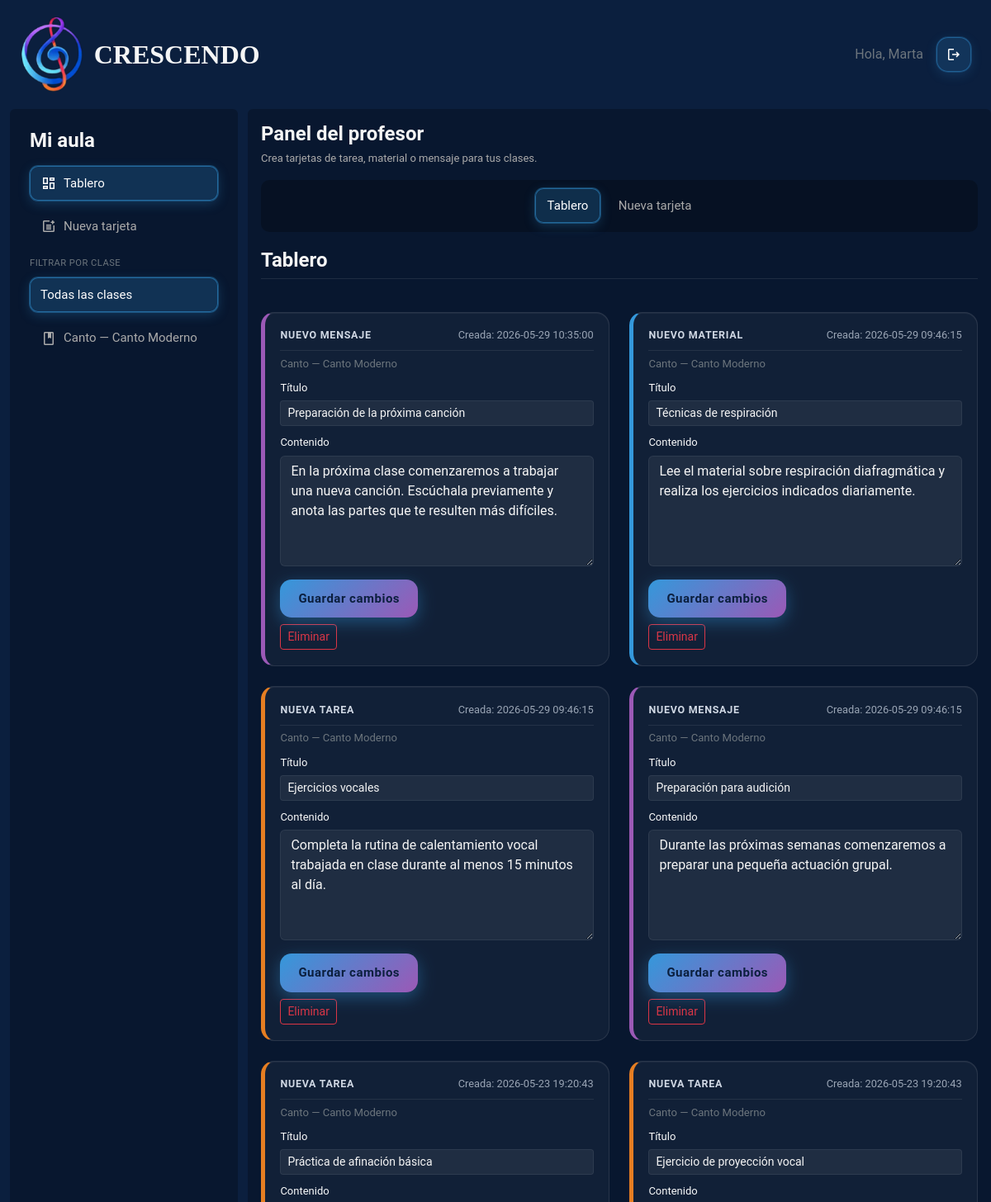
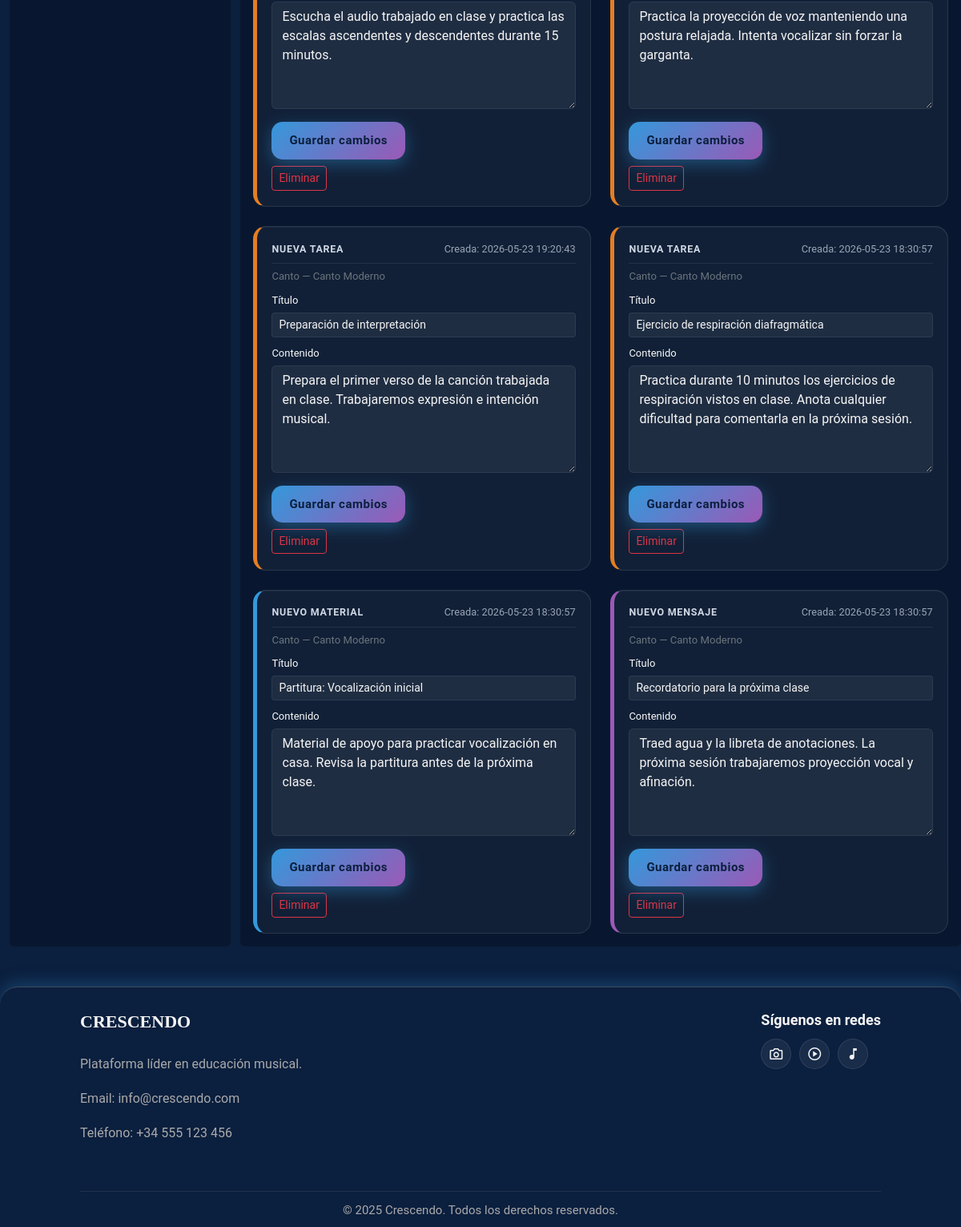
Page /paginas/panel_profesor.php (signed in) on the committed database (2 pictures, top to bottom).
### tables this page shows
CREATE TABLE `clases` (
  `id_clase` int(11) NOT NULL,
  `id_asignatura` int(11) NOT NULL,
  `id_profesor` int(11) NOT NULL,
  `nombre` varchar(100) NOT NULL,
  `horario` varchar(100) DEFAULT NULL,
  `aula` varchar(50) DEFAULT NULL,
  `activo` tinyint(1) DEFAULT 1
);

CREATE TABLE `asignaturas` (
  `id_asignatura` int(11) NOT NULL,
  `nombre` varchar(100) NOT NULL,
  `descripcion` text DEFAULT NULL,
  `activo` tinyint(1) DEFAULT 1
);

CREATE TABLE `publicaciones` (
  `id_publicacion` int(11) NOT NULL,
  `id_profesor` int(11) NOT NULL,
  `id_clase` int(11) NOT NULL,
  `tipo` enum('tarea','material','mensaje') NOT NULL,
  `titulo` varchar(150) NOT NULL,
  `contenido` text NOT NULL,
  `fecha_creacion` datetime DEFAULT current_timestamp(),
  `fecha_edicion` datetime DEFAULT NULL,
  `activo` tinyint(1) DEFAULT 1
);

### includes/utilidades.php (called while the page is built, shortened)
<?php
if (!function_exists("textoSeguro")) {
    function textoSeguro($texto)
    {
        return htmlspecialchars((string) $texto, ENT_QUOTES, "UTF-8");
    }
}

### modelos/profesor_modelo.php (called while the page is built, shortened)
<?php
function listarClasesProfesor($conexion, $idProfesor)
{
    $sql = "SELECT c.id_clase, c.nombre,
                   a.nombre AS asignatura
            FROM clases c
            INNER JOIN asignaturas a
            ON c.id_asignatura = a.id_asignatura
            WHERE c.id_profesor = :id_profesor
            AND c.activo = 1
            ORDER BY a.nombre, c.nombre";
    $stmt = $conexion->prepare($sql);
    $stmt->execute([
        ":id_profesor" => $idProfesor
    ]);
    return $stmt->fetchAll(PDO::FETCH_ASSOC);
}
function listarPublicacionesProfesor($conexion, $idProfesor, $idClaseFiltro = 0)
{
    $sql = "SELECT p.id_publicacion, p.id_clase, p.tipo, p.titulo, p.contenido,
                   p.fecha_creacion, p.fecha_edicion, p.activo,
                   c.nombre AS nombre_clase,
                   a.nombre AS asignatura
            FROM publicaciones p
            INNER JOIN clases c ON p.id_clase = c.id_clase
            INNER JOIN asignaturas a ON c.id_asignatura = a.id_asignatura
            WHERE p.id_profesor = :id_profesor
            AND p.activo = 1";
    $params = [
        ":id_profesor" => $idProfesor
    ];
    $sql .= " ORDER BY p.fecha_creacion DESC";
    $stmt = $conexion->prepare($sql);
    $stmt->execute($params);
    return $stmt->fetchAll(PDO::FETCH_ASSOC);
}

### paginas/panel_profesor.php (the view, shortened to what this page needs)
<?php
require_once "../includes/utilidades.php";
require_once "../includes/conexion.php";
require_once "../modelos/profesor_modelo.php";
$idProfesor = (int) $_SESSION["id_usuario"];
$vista = $_GET["vista"] ?? "tablero";
$idClaseFiltro = isset($_GET["id_clase"]) ? (int) $_GET["id_clase"] : 0;
$clases = listarClasesProfesor($conexion, $idProfesor);
$publicaciones = listarPublicacionesProfesor($conexion, $idProfesor, $idClaseFiltro);
$labelsTipo = [
  "tarea" => "Nueva tarea",
  "material" => "Nuevo material",
  "mensaje" => "Nuevo mensaje",
];
?>
<!doctype html>
<html lang="es">
<head>
  <link href="https://cdn.jsdelivr.net/npm/bootstrap@5.3.3/dist/css/bootstrap.min.css" rel="stylesheet">
  <link rel="stylesheet" href="../estilos/estilos.css">
</head>
<body class="d-flex flex-column min-vh-100 text-light">
  <?php require_once "../includes/header.php"; ?>
  <div class="container-fluid flex-grow-1 panel-admin panel-profesor crescendo-panel">
    <div class="row g-4">
      <aside class="col-12 col-lg-3">
        <div class="rounded p-4 bg-black bg-opacity-25 h-100">
          <h2 class="panel-admin-aside-heading">Mi aula</h2>
          <ul class="panel-admin-entities list-unstyled d-flex flex-column mb-0 p-0">
            <li>
              <a class="panel-admin-entity-link d-flex align-items-center gap-2 <?php echo $vista === "tablero" ? "is-active" : ""; ?>"
                 href="?vista=tablero<?php echo $idClaseFiltro > 0 ? "&id_clase=" . (int) $idClaseFiltro : ""; ?>">
                <span class="material-symbols-outlined" aria-hidden="true">dashboard</span>
                Tablero
              </a>
            </li>
            <li>
              <a class="panel-admin-entity-link d-flex align-items-center gap-2 <?php echo $vista === "nueva" ? "is-active" : ""; ?>"
                 href="?vista=nueva<?php echo $idClaseFiltro > 0 ? "&id_clase=" . (int) $idClaseFiltro : ""; ?>">
                <span class="material-symbols-outlined" aria-hidden="true">post_add</span>
                Nueva tarjeta
              </a>
            </li>
          </ul>
          <p class="prof-filtro-titulo text-secondary small mt-3 mb-2">
            Filtrar por clase
          </p>
          <ul class="panel-admin-entities list-unstyled d-flex flex-column mb-0 p-0">
            <li>
              <a class="panel-admin-entity-link d-flex align-items-center gap-2 <?php echo $idClaseFiltro === 0 ? "is-active" : ""; ?>"
                 href="?vista=<?php echo textoSeguro($vista); ?>">
                Todas las clases
              </a>
            </li>
            <?php foreach ($clases as $c) { ?>
              <li>
                <a class="panel-admin-entity-link d-flex align-items-center gap-2 <?php echo $idClaseFiltro === (int) $c["id_clase"] ? "is-active" : ""; ?>"
                   href="?vista=<?php echo textoSeguro($vista); ?>&id_clase=<?php echo (int) $c["id_clase"]; ?>">
                  <span class="material-symbols-outlined" aria-hidden="true">class</span>
                  <?php echo textoSeguro($c["asignatura"] . " — " . $c["nombre"]); ?>
                </a>
              </li>
            <?php } ?>
          </ul>
        </div>
      </aside>
      <main class="col-12 col-lg-9 bg-black bg-opacity-25 rounded p-3">
        <h1 class="panel-admin-title">Panel del profesor</h1>
        <p class="panel-admin-tagline">
          Crea tarjetas de tarea, material o mensaje para tus clases.
        </p>
        <nav class="panel-admin-actions" aria-label="Vistas">
          <ul class="panel-admin-actions-list list-unstyled d-flex flex-wrap justify-content-center mb-0 p-0">
            <li>
              <a class="panel-admin-action-link d-inline-block <?php echo $vista === "tablero" ? "is-active" : ""; ?>"
                 href="?vista=tablero<?php echo $idClaseFiltro > 0 ? "&id_clase=" . (int) $idClaseFiltro : ""; ?>">
                Tablero
              </a>
            </li>
            <li>
              <a class="panel-admin-action-link d-inline-block <?php echo $vista === "nueva" ? "is-active" : ""; ?>"
                 href="?vista=nueva<?php echo $idClaseFiltro > 0 ? "&id_clase=" . (int) $idClaseFiltro : ""; ?>">
                Nueva tarjeta
              </a>
            </li>
          </ul>
        </nav>
        <?php if ($vista === "nueva") { ?>
          <h2 class="panel-admin-section-title">Nueva tarjeta</h2>
          <?php if (empty($clases)) { ?>
            <p class="text-secondary">
              No tienes clases asignadas. Cuando el administrador te asigne una clase, podrás publicar aquí.
            </p>
          <?php } else { ?>
            <form method="POST" class="prof-lienzo prof-lienzo--borrador prof-lienzo--tarea row g-3" id="profFormNueva">
              <input type="hidden" name="accion" value="crear" />
              <div class="col-12 col-md-4">
                <label class="form-label">Tipo de tarjeta</label>
                <select class="form-select" name="tipo" id="profTipoNueva" required>
                  <option value="tarea">Nueva tarea</option>
                  <option value="material">Nuevo material</option>
                  <option value="mensaje">Nuevo mensaje</option>
                </select>
              </div>
              <div class="col-12 col-md-8">
                <label class="form-label">Clase</label>
                <select class="form-select" name="id_clase" required>
                  <option value="">Selecciona una clase…</option>
                  <?php foreach ($clases as $c) { ?>
                    <option value="<?php echo (int) $c["id_clase"]; ?>"
                      <?php echo $idClaseFiltro === (int) $c["id_clase"] ? "selected" : ""; ?>>
                      <?php echo textoSeguro($c["asignatura"] . " — " . $c["nombre"]); ?>
                    </option>
                  <?php } ?>
                </select>
              </div>
              <div class="col-12">
                <label class="form-label">Título</label>
                <input
                  class="form-control"
                  type="text"
                  name="titulo"
                  id="profTituloNueva"
                  maxlength="150"
                  required
                  placeholder="Ej: Tarea para el lunes"
                />
              </div>
              <div class="col-12">
                <label class="form-label">Contenido</label>
                <textarea
                  class="form-control prof-lienzo-textarea"
                  name="contenido"
                  rows="6"
                  required
                  placeholder="Escribe aquí la tarea, el aviso o el mensaje…"
                ></textarea>
              </div>
              <div class="col-12">
                <button type="submit" class="boton-acceso">
                  Publicar tarjeta
                </button>
              </div>
            </form>
          <?php } ?>
        <?php } else { ?>
          <h2 class="panel-admin-section-title">Tablero</h2>
          <div class="row g-4 mt-2">
            <?php foreach ($publicaciones as $pub) { ?>
              <?php
                $tipo = $pub["tipo"];
                $fechaMostrar = !empty($pub["fecha_edicion"])
                  ? $pub["fecha_edicion"]
                  : $pub["fecha_creacion"];
                $etiquetaFecha = !empty($pub["fecha_edicion"])
                  ? "Editada"
                  : "Creada";
              ?>
              <div class="col-12 col-xl-6">
                <article class="prof-lienzo prof-lienzo--<?php echo textoSeguro($tipo); ?>">
                  <header class="prof-lienzo-cinta d-flex flex-wrap align-items-baseline justify-content-between gy-2 gx-3">
                    <span class="prof-lienzo-etiqueta">
                      <?php echo textoSeguro($labelsTipo[$tipo] ?? $tipo); ?>
                    </span>
                    <span class="prof-lienzo-fecha">
                      <?php echo textoSeguro($etiquetaFecha); ?>:
                      <?php echo textoSeguro($fechaMostrar); ?>
                    </span>
                  </header>
                  <p class="prof-lienzo-clase small text-secondary mb-2">
                    <?php echo textoSeguro($pub["asignatura"] . " — " . $pub["nombre_clase"]); ?>
                  </p>
                  <form method="POST" class="prof-lienzo-form">
                    <div class="mb-2">
                      <label class="form-label small">Título</label>
                      <input
                        class="form-control form-control-sm"
                        type="text"
                        name="titulo"
                        maxlength="150"
                        value="<?php echo textoSeguro($pub["titulo"]); ?>"
                        required
                      />
                    </div>
                    <div class="mb-3">
                      <label class="form-label small">Contenido</label>
                      <textarea
                        class="form-control prof-lienzo-textarea"
                        name="contenido"
                        rows="5"
                        required
                      ><?php echo textoSeguro($pub["contenido"]); ?></textarea>
                    </div>
                    <div class="d-flex flex-wrap gap-2 align-items-center">
                      <button type="submit" class="boton-acceso">
                        Guardar cambios
                      </button>
                    </div>
                  </form>
                  <form
                    method="POST"
                    class="mt-2"
                    data-confirmar-accion="eliminar"
                    data-confirmar-elemento="<?php echo textoSeguro($pub["titulo"]); ?>"
                  >
                    <button type="submit" class="btn btn-outline-danger btn-sm">
                      Eliminar
                    </button>
                  </form>
                </article>
              </div>
            <?php } ?>
          </div>
        <?php } ?>
      </main>
    </div>
  </div>
  <?php require_once "../includes/footer.php"; ?>
</body>
</html>

### estilos/estilos.css (style rules this page uses)
:root { --bg-dark: #0b1f3e; --bg-light: #2c3e50; --bg-sidebar: var(--bg-dark); --text-light: #f5f5f5; --text-secondary: #aaaaaa; --accent-blue: #3498db; --card-border-purple: #9b59b6; --card-border-blue: var(--accent-blue); --card-border-orange: #e67e22; --card-border-yellow:#f1c40f; --accent-blue-rgb: 52, 152, 219; --card-border-purple-rgb: 155, 89, 182; --card-border-orange-rgb: 230, 126, 34; --card-border-yellow-rgb: 241, 196, 15; --text-secondary-rgb: 170, 170, 170; }
body { font-family: 'Roboto', sans-serif; background-color: var(--bg-dark); }
.navbar.aside-link .nav-link, .panel-admin-entity-link, .panel-admin-action-link { border-radius: 10px; border: 1px solid transparent; text-decoration: none; font-size: 15px; color: #aaaaaa; font-weight: 400; transition: color 0.2s ease, background-color 0.2s ease, box-shadow 0.2s ease, border-color 0.2s ease; }
.navbar.aside-link .nav-link.is-active, .panel-admin-entity-link.is-active, .panel-admin-action-link.is-active { color: #fff; background-color: rgba(52, 152, 219, 0.22); border-color: rgba(52, 152, 219, 0.55); box-shadow: 0 0 0 1px rgba(52, 152, 219, 0.35), 0 4px 14px rgba(52, 152, 219, 0.25); }
.boton-acceso { background: linear-gradient(135deg, var(--accent-blue), var(--card-border-purple)); color: var(--bg-dark); border: none; box-shadow: 0 6px 20px rgba(52, 152, 219, 0.4); font-weight: 600; padding: 12px 22px; border-radius: 14px; transform: translateY(0); filter: brightness(1); transition: transform 0.2s ease, box-shadow 0.25s ease, filter 0.2s ease; display: inline-flex; align-items: center; justify-content: center; letter-spacing: 0.5px; text-decoration: none; white-space: nowrap; }
.panel-admin { font-size: 15px; }
.panel-admin-title, .panel-admin-aside-heading, .panel-admin-section-title { font-size: 1.5rem; font-weight: bold; color: #f5f5f5; }
.panel-admin-title { margin: 0 0 0.35rem; }
.panel-admin-aside-heading { margin: 0 0 1rem; }
.panel-admin-tagline { font-size: 13px; color: #aaaaaa; margin: 0 0 1rem; }
.panel-admin-section-title { margin: 0 0 1rem; padding-bottom: 0.45rem; border-bottom: 1px solid rgba(255, 255, 255, 0.09); }
.panel-admin .form-label { font-size: 13px; margin-bottom: 0.35rem; }
.panel-admin-entities { gap: 0.65rem; }
.panel-admin-entity-link { padding: 0.55rem 0.75rem; }
.panel-admin-entity-link .material-symbols-outlined { font-size: 20px; }
.panel-admin-actions { margin-bottom: 1.25rem; padding: 0.65rem 0.85rem; border-radius: 10px; background-color: rgba(0, 0, 0, 0.25); }
.panel-admin-actions-list { gap: 0.45rem; }
.panel-admin-action-link { padding: 0.55rem 0.85rem; }
.panel-profesor .prof-filtro-titulo { letter-spacing: 0.04em; text-transform: uppercase; font-size: 0.7rem; }
.prof-lienzo { background: rgba(255, 255, 255, 0.04); border-radius: 16px; padding: 1.1rem 1.15rem 1.2rem; border: 1px solid rgba(255, 255, 255, 0.1); border-left: 5px solid #888; box-shadow: inset 0 1px 0 rgba(255, 255, 255, 0.06); }
.prof-lienzo--tarea, .prof-lienzo--borrador.prof-lienzo--tarea, .card.prof-lienzo.prof-lienzo--tarea { border-left-color: var(--card-border-orange); }
.prof-lienzo--material, .prof-lienzo--borrador.prof-lienzo--material, .card.prof-lienzo.prof-lienzo--material { border-left-color: var(--accent-blue); }
.prof-lienzo--mensaje, .prof-lienzo--borrador.prof-lienzo--mensaje, .card.prof-lienzo.prof-lienzo--mensaje { border-left-color: var(--card-border-purple); }
.prof-lienzo-cinta { margin-bottom: 0.35rem; padding-bottom: 0.5rem; border-bottom: 1px solid rgba(255, 255, 255, 0.08); }
.prof-lienzo-etiqueta { font-size: 0.78rem; font-weight: 700; letter-spacing: 0.06em; text-transform: uppercase; color: #d0d8e4; }
.prof-lienzo-fecha { font-size: 0.8rem; color: #9aa5b5; }
.prof-lienzo-textarea { min-height: 120px; resize: vertical; }
.prof-lienzo-form .form-control { background-color: rgba(255, 255, 255, 0.06); border-color: rgba(255, 255, 255, 0.12); color: #f5f5f5; }
@media (min-width: 768px) { .crescendo-panel aside > .rounded { min-height: 0; } }
@media (min-width: 768px) { .crescendo-panel main.rounded { min-width: 0; } }

### rows in the picture
clases: textoSeguro($c["asignatura"] . " — " . $c["nombre"]) "Canto — Canto Moderno"
publicaciones: tipo "NUEVO MENSAJE", fecha_edicion "Creada", fecha_creacion "2026-05-29 10:35:00", asignaturas.nombre "Canto — Canto Moderno", titulo "Preparación de la próxima canción", contenido "En la próxima clase comenzaremos a trabajar una nueva canción. Escúchala previamente y anota las partes que te resulten más difíciles."
publicaciones: tipo "NUEVO MATERIAL", fecha_edicion "Creada", fecha_creacion "2026-05-29 09:46:15", asignaturas.nombre "Canto — Canto Moderno", titulo "Técnicas de respiración", contenido "Lee el material sobre respiración diafragmática y realiza los ejercicios indicados diariamente."
publicaciones: tipo "NUEVA TAREA", fecha_edicion "Creada", fecha_creacion "2026-05-29 09:46:15", asignaturas.nombre "Canto — Canto Moderno", titulo "Ejercicios vocales", contenido "Completa la rutina de calentamiento vocal trabajada en clase durante al menos 15 minutos al día."
publicaciones: tipo "NUEVO MENSAJE", fecha_edicion "Creada", fecha_creacion "2026-05-29 09:46:15", asignaturas.nombre "Canto — Canto Moderno", titulo "Preparación para audición", contenido "Durante las próximas semanas comenzaremos a preparar una pequeña actuación grupal."
publicaciones: tipo "NUEVA TAREA", fecha_edicion "Creada", fecha_creacion "2026-05-23 19:20:43", asignaturas.nombre "Canto — Canto Moderno", titulo "Práctica de afinación básica", contenido "Escucha el audio trabajado en clase y practica las escalas ascendentes y descendentes durante 15 minutos."
publicaciones: tipo "NUEVA TAREA", fecha_edicion "Creada", fecha_creacion "2026-05-23 19:20:43", asignaturas.nombre "Canto — Canto Moderno", titulo "Ejercicio de proyección vocal", contenido "Practica la proyección de voz manteniendo una postura relajada. Intenta vocalizar sin forzar la garganta."
publicaciones: tipo "NUEVA TAREA", fecha_edicion "Creada", fecha_creacion "2026-05-23 19:20:43", asignaturas.nombre "Canto — Canto Moderno", titulo "Preparación de interpretación", contenido "Prepara el primer verso de la canción trabajada en clase. Trabajaremos expresión e intención musical."
publicaciones: tipo "NUEVA TAREA", fecha_edicion "Creada", fecha_creacion "2026-05-23 18:30:57", asignaturas.nombre "Canto — Canto Moderno", titulo "Ejercicio de respiración diafragmática", contenido "Practica durante 10 minutos los ejercicios de respiración vistos en clase. Anota cualquier dificultad para comentarla en la próxima sesión."
publicaciones: tipo "NUEVO MATERIAL", fecha_edicion "Creada", fecha_creacion "2026-05-23 18:30:57", asignaturas.nombre "Canto — Canto Moderno", titulo "Partitura: Vocalización inicial", contenido "Material de apoyo para practicar vocalización en casa. Revisa la partitura antes de la próxima clase."
publicaciones: tipo "NUEVO MENSAJE", fecha_edicion "Creada", fecha_creacion "2026-05-23 18:30:57", asignaturas.nombre "Canto — Canto Moderno", titulo "Recordatorio para la próxima clase", contenido "Traed agua y la libreta de anotaciones. La próxima sesión trabajaremos proyección vocal y afinación."

### other values in the picture
textoSeguro($nombreUsuario) "Marta"
